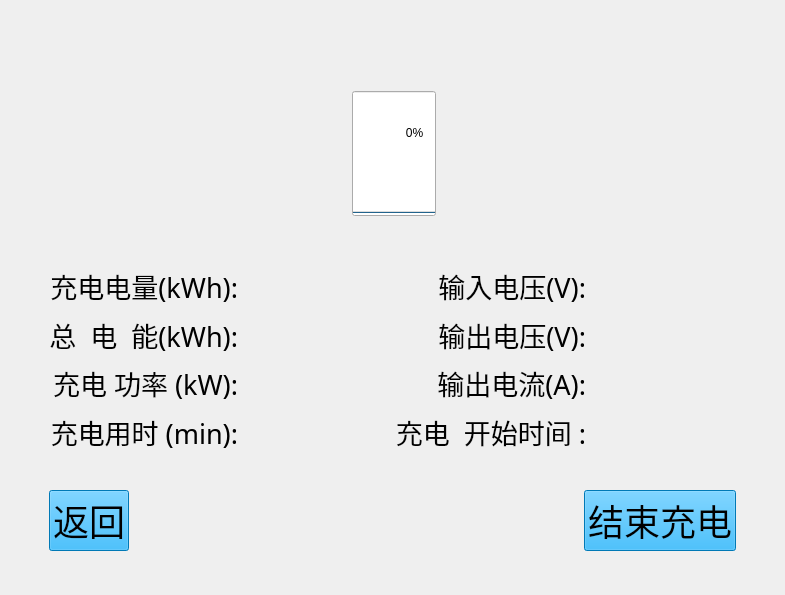
<?xml version="1.0" encoding="UTF-8"?>
<ui version="4.0">
 <class>ChargingReport</class>
 <widget class="QWidget" name="ChargingReport">
  <property name="geometry">
   <rect>
    <x>0</x>
    <y>0</y>
    <width>785</width>
    <height>595</height>
   </rect>
  </property>
  <property name="windowTitle">
   <string>Form</string>
  </property>
  <layout class="QVBoxLayout" name="verticalLayout_3">
   <property name="sizeConstraint">
    <enum>QLayout::SetMinAndMaxSize</enum>
   </property>
   <property name="leftMargin">
    <number>40</number>
   </property>
   <property name="topMargin">
    <number>30</number>
   </property>
   <property name="rightMargin">
    <number>40</number>
   </property>
   <property name="bottomMargin">
    <number>35</number>
   </property>
   <item>
    <widget class="QWidget" name="widget" native="true">
     <property name="maximumSize">
      <size>
       <width>16777215</width>
       <height>16777215</height>
      </size>
     </property>
     <property name="styleSheet">
      <string notr="true">border-image: \*url();

border-image: url(:/background1.png);</string>
     </property>
     <layout class="QVBoxLayout" name="verticalLayout_2">
      <item>
       <layout class="QVBoxLayout" name="verticalLayout" stretch="1,3,1,6,1,1">
        <property name="sizeConstraint">
         <enum>QLayout::SetMinAndMaxSize</enum>
        </property>
        <item>
         <layout class="QHBoxLayout" name="horizontalLayout_4" stretch="9,1">
          <property name="sizeConstraint">
           <enum>QLayout::SetMinAndMaxSize</enum>
          </property>
          <item>
           <spacer name="horizontalSpacer_4">
            <property name="orientation">
             <enum>Qt::Horizontal</enum>
            </property>
            <property name="sizeHint" stdset="0">
             <size>
              <width>578</width>
              <height>20</height>
             </size>
            </property>
           </spacer>
          </item>
          <item>
           <widget class="TimeLimit" name="timeLimit" native="true"/>
          </item>
         </layout>
        </item>
        <item>
         <layout class="QHBoxLayout" name="horizontalLayout_5" stretch="1,1,1">
          <property name="sizeConstraint">
           <enum>QLayout::SetMinAndMaxSize</enum>
          </property>
          <item>
           <spacer name="horizontalSpacer">
            <property name="orientation">
             <enum>Qt::Horizontal</enum>
            </property>
            <property name="sizeHint" stdset="0">
             <size>
              <width>147</width>
              <height>110</height>
             </size>
            </property>
           </spacer>
          </item>
          <item>
           <widget class="QWidget" name="widget_2" native="true">
            <property name="minimumSize">
             <size>
              <width>100</width>
              <height>150</height>
             </size>
            </property>
            <property name="maximumSize">
             <size>
              <width>100</width>
              <height>150</height>
             </size>
            </property>
            <property name="styleSheet">
             <string notr="true">border-image: url(:/battery.png);</string>
            </property>
            <layout class="QHBoxLayout" name="horizontalLayout_3">
             <item>
              <widget class="QProgressBar" name="progressBarSoc">
               <property name="sizePolicy">
                <sizepolicy hsizetype="Preferred" vsizetype="Preferred">
                 <horstretch>0</horstretch>
                 <verstretch>0</verstretch>
                </sizepolicy>
               </property>
               <property name="minimumSize">
                <size>
                 <width>84</width>
                 <height>125</height>
                </size>
               </property>
               <property name="maximumSize">
                <size>
                 <width>84</width>
                 <height>120</height>
                </size>
               </property>
               <property name="styleSheet">
                <string notr="true">border-image: \*url();
font: 19pt &quot;Sans Serif&quot;;
selection-background-color: rgb(0, 255, 0);

background-color: rgb(215, 248, 211);</string>
               </property>
               <property name="value">
                <number>0</number>
               </property>
               <property name="alignment">
                <set>Qt::AlignCenter</set>
               </property>
               <property name="orientation">
                <enum>Qt::Vertical</enum>
               </property>
               <property name="textDirection">
                <enum>QProgressBar::TopToBottom</enum>
               </property>
              </widget>
             </item>
            </layout>
           </widget>
          </item>
          <item>
           <spacer name="horizontalSpacer_2">
            <property name="orientation">
             <enum>Qt::Horizontal</enum>
            </property>
            <property name="sizeHint" stdset="0">
             <size>
              <width>147</width>
              <height>110</height>
             </size>
            </property>
           </spacer>
          </item>
         </layout>
        </item>
        <item>
         <spacer name="verticalSpacer_2">
          <property name="orientation">
           <enum>Qt::Vertical</enum>
          </property>
          <property name="sizeHint" stdset="0">
           <size>
            <width>17</width>
            <height>13</height>
           </size>
          </property>
         </spacer>
        </item>
        <item>
         <layout class="QGridLayout" name="gridLayout">
          <item row="0" column="0">
           <widget class="QLabel" name="labelChargingEnergy1">
            <property name="font">
             <font>
              <family>Sans Serif</family>
              <pointsize>20</pointsize>
              <weight>50</weight>
              <italic>false</italic>
              <bold>false</bold>
             </font>
            </property>
            <property name="styleSheet">
             <string notr="true">font: 20pt &quot;Sans Serif&quot;;
color: rgb(0, 0, 0);
border-image: \*url();
</string>
            </property>
            <property name="text">
             <string>充电电量(kWh):</string>
            </property>
            <property name="alignment">
             <set>Qt::AlignRight|Qt::AlignTrailing|Qt::AlignVCenter</set>
            </property>
           </widget>
          </item>
          <item row="0" column="1">
           <widget class="QLabel" name="labelChargingEnergy">
            <property name="minimumSize">
             <size>
              <width>0</width>
              <height>0</height>
             </size>
            </property>
            <property name="font">
             <font>
              <family>Sans Serif</family>
              <pointsize>17</pointsize>
              <weight>50</weight>
              <italic>false</italic>
              <bold>false</bold>
              <underline>true</underline>
             </font>
            </property>
            <property name="styleSheet">
             <string notr="true">color: rgb(255, 255, 255);
font: 17pt &quot;Sans Serif&quot;;
text-decoration: underline;
border-image: \*url();</string>
            </property>
            <property name="text">
             <string/>
            </property>
            <property name="alignment">
             <set>Qt::AlignLeading|Qt::AlignLeft|Qt::AlignVCenter</set>
            </property>
           </widget>
          </item>
          <item row="0" column="2">
           <widget class="QLabel" name="labelVoltage1">
            <property name="font">
             <font>
              <family>Sans Serif</family>
              <pointsize>20</pointsize>
              <weight>50</weight>
              <italic>false</italic>
              <bold>false</bold>
             </font>
            </property>
            <property name="styleSheet">
             <string notr="true">font: 20pt &quot;Sans Serif&quot;;
color: rgb(0, 0, 0);
border-image: \*url();</string>
            </property>
            <property name="text">
             <string>输入电压(V):</string>
            </property>
            <property name="alignment">
             <set>Qt::AlignRight|Qt::AlignTrailing|Qt::AlignVCenter</set>
            </property>
           </widget>
          </item>
          <item row="0" column="3">
           <widget class="QLabel" name="labelVoltage">
            <property name="font">
             <font>
              <family>Sans Serif</family>
              <pointsize>17</pointsize>
              <weight>50</weight>
              <italic>false</italic>
              <bold>false</bold>
              <underline>true</underline>
             </font>
            </property>
            <property name="styleSheet">
             <string notr="true">color: rgb(255, 255, 255);
font: 17pt &quot;Sans Serif&quot;;
text-decoration: underline;
border-image: \*url();</string>
            </property>
            <property name="text">
             <string/>
            </property>
            <property name="alignment">
             <set>Qt::AlignLeading|Qt::AlignLeft|Qt::AlignVCenter</set>
            </property>
           </widget>
          </item>
          <item row="1" column="0">
           <widget class="QLabel" name="labelSumEnergy1">
            <property name="font">
             <font>
              <family>Sans Serif</family>
              <pointsize>20</pointsize>
              <weight>50</weight>
              <italic>false</italic>
              <bold>false</bold>
             </font>
            </property>
            <property name="styleSheet">
             <string notr="true">font: 20pt &quot;Sans Serif&quot;;
color: rgb(0, 0, 0);
border-image: \*url();</string>
            </property>
            <property name="text">
             <string>总  电  能(kWh):</string>
            </property>
            <property name="alignment">
             <set>Qt::AlignRight|Qt::AlignTrailing|Qt::AlignVCenter</set>
            </property>
           </widget>
          </item>
          <item row="1" column="1">
           <widget class="QLabel" name="labelSumEnergy">
            <property name="enabled">
             <bool>true</bool>
            </property>
            <property name="minimumSize">
             <size>
              <width>0</width>
              <height>0</height>
             </size>
            </property>
            <property name="font">
             <font>
              <family>Sans Serif</family>
              <pointsize>17</pointsize>
              <weight>50</weight>
              <italic>false</italic>
              <bold>false</bold>
              <underline>true</underline>
             </font>
            </property>
            <property name="styleSheet">
             <string notr="true">color: rgb(255, 255, 255);
font: 17pt &quot;Sans Serif&quot;;
text-decoration: underline;
border-image: \*url();
</string>
            </property>
            <property name="text">
             <string/>
            </property>
            <property name="alignment">
             <set>Qt::AlignLeading|Qt::AlignLeft|Qt::AlignVCenter</set>
            </property>
           </widget>
          </item>
          <item row="2" column="0">
           <widget class="QLabel" name="labelPower1">
            <property name="font">
             <font>
              <family>Sans Serif</family>
              <pointsize>20</pointsize>
              <weight>50</weight>
              <italic>false</italic>
              <bold>false</bold>
             </font>
            </property>
            <property name="styleSheet">
             <string notr="true">font: 20pt &quot;Sans Serif&quot;;
color: rgb(0, 0, 0);
border-image: \*url();</string>
            </property>
            <property name="text">
             <string>充电 功率 (kW):</string>
            </property>
            <property name="alignment">
             <set>Qt::AlignRight|Qt::AlignTrailing|Qt::AlignVCenter</set>
            </property>
           </widget>
          </item>
          <item row="2" column="1">
           <widget class="QLabel" name="labelPower">
            <property name="font">
             <font>
              <family>Sans Serif</family>
              <pointsize>17</pointsize>
              <weight>50</weight>
              <italic>false</italic>
              <bold>false</bold>
              <underline>true</underline>
             </font>
            </property>
            <property name="styleSheet">
             <string notr="true">color: rgb(255, 255, 255);
font: 17pt &quot;Sans Serif&quot;;
text-decoration: underline;
border-image: \*url();</string>
            </property>
            <property name="text">
             <string/>
            </property>
            <property name="alignment">
             <set>Qt::AlignLeading|Qt::AlignLeft|Qt::AlignVCenter</set>
            </property>
           </widget>
          </item>
          <item row="3" column="0">
           <widget class="QLabel" name="labelChargedTime1">
            <property name="font">
             <font>
              <family>Sans Serif</family>
              <pointsize>20</pointsize>
              <weight>50</weight>
              <italic>false</italic>
              <bold>false</bold>
             </font>
            </property>
            <property name="styleSheet">
             <string notr="true">font: 20pt &quot;Sans Serif&quot;;
color: rgb(0, 0, 0);
border-image: \*url();</string>
            </property>
            <property name="text">
             <string>充电用时 (min):</string>
            </property>
            <property name="alignment">
             <set>Qt::AlignRight|Qt::AlignTrailing|Qt::AlignVCenter</set>
            </property>
           </widget>
          </item>
          <item row="3" column="1">
           <widget class="QLabel" name="labelChargedTime">
            <property name="font">
             <font>
              <family>Sans Serif</family>
              <pointsize>17</pointsize>
              <weight>50</weight>
              <italic>false</italic>
              <bold>false</bold>
              <underline>true</underline>
             </font>
            </property>
            <property name="styleSheet">
             <string notr="true">color: rgb(255, 255, 255);
font: 17pt &quot;Sans Serif&quot;;
text-decoration: underline;
border-image: \*url();
</string>
            </property>
            <property name="text">
             <string/>
            </property>
            <property name="alignment">
             <set>Qt::AlignLeading|Qt::AlignLeft|Qt::AlignVCenter</set>
            </property>
           </widget>
          </item>
          <item row="1" column="2">
           <widget class="QLabel" name="labelDcVoltage1">
            <property name="font">
             <font>
              <family>Sans Serif</family>
              <pointsize>20</pointsize>
              <weight>50</weight>
              <italic>false</italic>
              <bold>false</bold>
             </font>
            </property>
            <property name="styleSheet">
             <string notr="true">font: 20pt &quot;Sans Serif&quot;;
color: rgb(0, 0, 0);
border-image: \*url();</string>
            </property>
            <property name="text">
             <string>输出电压(V):</string>
            </property>
            <property name="alignment">
             <set>Qt::AlignRight|Qt::AlignTrailing|Qt::AlignVCenter</set>
            </property>
           </widget>
          </item>
          <item row="1" column="3">
           <widget class="QLabel" name="labelDcVoltage">
            <property name="font">
             <font>
              <family>Sans Serif</family>
              <pointsize>17</pointsize>
              <weight>50</weight>
              <italic>false</italic>
              <bold>false</bold>
              <underline>true</underline>
             </font>
            </property>
            <property name="styleSheet">
             <string notr="true">color: rgb(255, 255, 255);
font: 17pt &quot;Sans Serif&quot;;
text-decoration: underline;
border-image: \*url();
</string>
            </property>
            <property name="text">
             <string/>
            </property>
            <property name="alignment">
             <set>Qt::AlignLeading|Qt::AlignLeft|Qt::AlignVCenter</set>
            </property>
           </widget>
          </item>
          <item row="2" column="2">
           <widget class="QLabel" name="labelDcElectricity1">
            <property name="font">
             <font>
              <family>Sans Serif</family>
              <pointsize>20</pointsize>
              <weight>50</weight>
              <italic>false</italic>
              <bold>false</bold>
             </font>
            </property>
            <property name="styleSheet">
             <string notr="true">font: 20pt &quot;Sans Serif&quot;;
color: rgb(0, 0, 0);
border-image: \*url();</string>
            </property>
            <property name="text">
             <string>输出电流(A):</string>
            </property>
            <property name="alignment">
             <set>Qt::AlignRight|Qt::AlignTrailing|Qt::AlignVCenter</set>
            </property>
           </widget>
          </item>
          <item row="2" column="3">
           <widget class="QLabel" name="labelDcElectricity">
            <property name="font">
             <font>
              <family>Sans Serif</family>
              <pointsize>17</pointsize>
              <weight>50</weight>
              <italic>false</italic>
              <bold>false</bold>
              <underline>true</underline>
             </font>
            </property>
            <property name="styleSheet">
             <string notr="true">color: rgb(255, 255, 255);
font: 17pt &quot;Sans Serif&quot;;
text-decoration: underline;
border-image: \*url();</string>
            </property>
            <property name="text">
             <string/>
            </property>
            <property name="alignment">
             <set>Qt::AlignLeading|Qt::AlignLeft|Qt::AlignVCenter</set>
            </property>
           </widget>
          </item>
          <item row="3" column="2">
           <widget class="QLabel" name="labelStartTime1">
            <property name="font">
             <font>
              <family>Sans Serif</family>
              <pointsize>20</pointsize>
              <weight>50</weight>
              <italic>false</italic>
              <bold>false</bold>
             </font>
            </property>
            <property name="layoutDirection">
             <enum>Qt::RightToLeft</enum>
            </property>
            <property name="styleSheet">
             <string notr="true">font: 20pt &quot;Sans Serif&quot;;
color: rgb(0, 0, 0);
border-image: \*url();</string>
            </property>
            <property name="text">
             <string>充电  开始时间 :</string>
            </property>
            <property name="alignment">
             <set>Qt::AlignRight|Qt::AlignTrailing|Qt::AlignVCenter</set>
            </property>
           </widget>
          </item>
          <item row="3" column="3">
           <widget class="QLabel" name="labelStartTime">
            <property name="font">
             <font>
              <family>Sans Serif</family>
              <pointsize>17</pointsize>
              <weight>50</weight>
              <italic>false</italic>
              <bold>false</bold>
              <underline>true</underline>
             </font>
            </property>
            <property name="styleSheet">
             <string notr="true">color: rgb(255, 255, 255);
font: 17pt &quot;Sans Serif&quot;;
text-decoration: underline;
border-image: \*url();</string>
            </property>
            <property name="text">
             <string/>
            </property>
            <property name="alignment">
             <set>Qt::AlignLeading|Qt::AlignLeft|Qt::AlignVCenter</set>
            </property>
           </widget>
          </item>
         </layout>
        </item>
        <item>
         <spacer name="verticalSpacer">
          <property name="orientation">
           <enum>Qt::Vertical</enum>
          </property>
          <property name="sizeHint" stdset="0">
           <size>
            <width>17</width>
            <height>13</height>
           </size>
          </property>
         </spacer>
        </item>
        <item>
         <layout class="QHBoxLayout" name="horizontalLayout" stretch="6">
          <property name="sizeConstraint">
           <enum>QLayout::SetMinAndMaxSize</enum>
          </property>
          <item>
           <layout class="QHBoxLayout" name="horizontalLayout_2" stretch="1,6,1">
            <property name="sizeConstraint">
             <enum>QLayout::SetMinAndMaxSize</enum>
            </property>
            <item>
             <widget class="QPushButton" name="buttonSave">
              <property name="focusPolicy">
               <enum>Qt::NoFocus</enum>
              </property>
              <property name="styleSheet">
               <string notr="true">QPushButton { background-color: rgb(0, 170, 255); color: rgb(0, 0, 0); } 
QPushButton:hover:pressed{ background-color: rgb(0,0,127); color:rgb(255, 255, 255);} 
QPushButton:hover:!pressed{ background-color: rgb(0, 170, 255); color: rgb(0, 0, 0); }
QPushButton {font: 27pt ; } </string>
              </property>
              <property name="text">
               <string>返回</string>
              </property>
             </widget>
            </item>
            <item>
             <spacer name="horizontalSpacer_3">
              <property name="orientation">
               <enum>Qt::Horizontal</enum>
              </property>
              <property name="sizeHint" stdset="0">
               <size>
                <width>358</width>
                <height>20</height>
               </size>
              </property>
             </spacer>
            </item>
            <item>
             <widget class="QPushButton" name="buttonStopCharging">
              <property name="focusPolicy">
               <enum>Qt::NoFocus</enum>
              </property>
              <property name="styleSheet">
               <string notr="true">QPushButton { background-color: rgb(0, 170, 255); color: rgb(0, 0, 0); } 
QPushButton:hover:pressed{ background-color: rgb(0,0,127); color:rgb(255, 255, 255);} 
QPushButton:hover:!pressed{ background-color: rgb(0, 170, 255); color: rgb(0, 0, 0); }
QPushButton {font: 27pt ; } </string>
              </property>
              <property name="text">
               <string>结束充电</string>
              </property>
             </widget>
            </item>
           </layout>
          </item>
         </layout>
        </item>
       </layout>
      </item>
     </layout>
    </widget>
   </item>
  </layout>
 </widget>
 <customwidgets>
  <customwidget>
   <class>TimeLimit</class>
   <extends>QWidget</extends>
   <header>TimeLimit.h</header>
  </customwidget>
 </customwidgets>
 <resources/>
 <connections/>
</ui>
